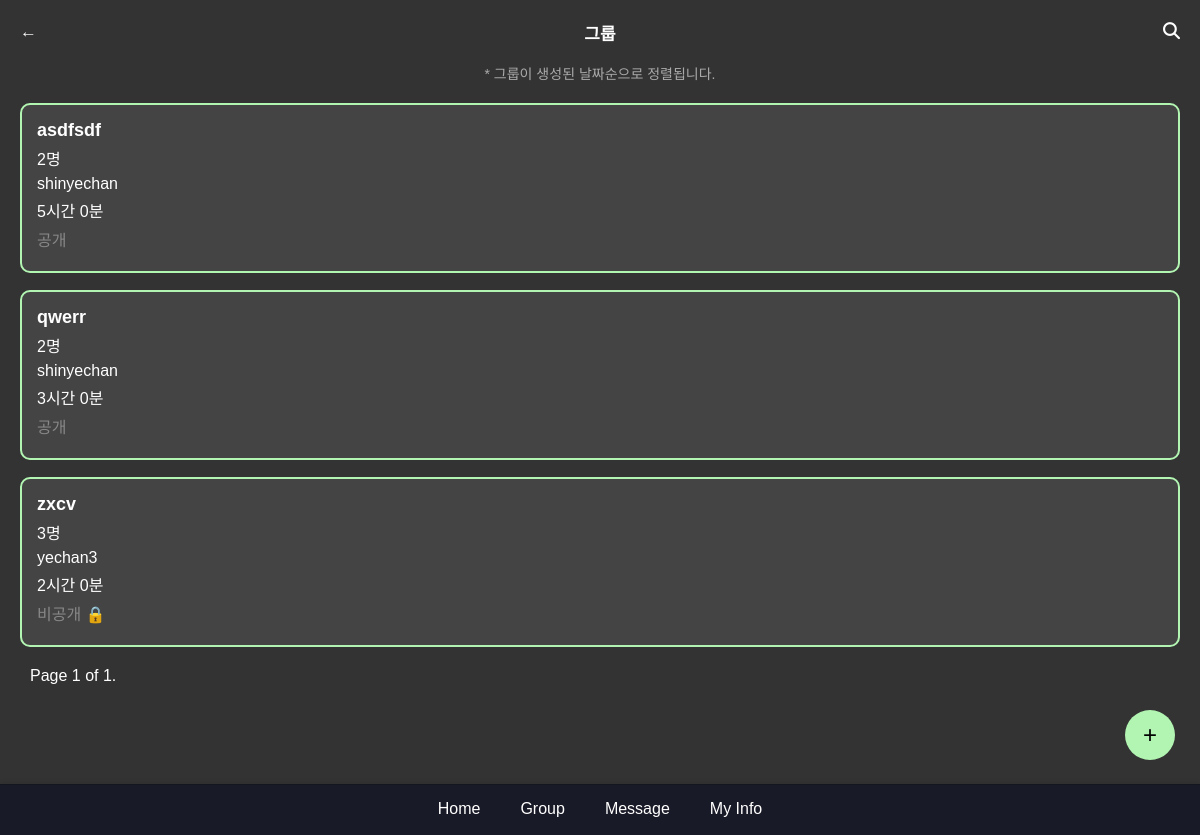
Before: /group/allgroup/ (signed in) with the older database file.
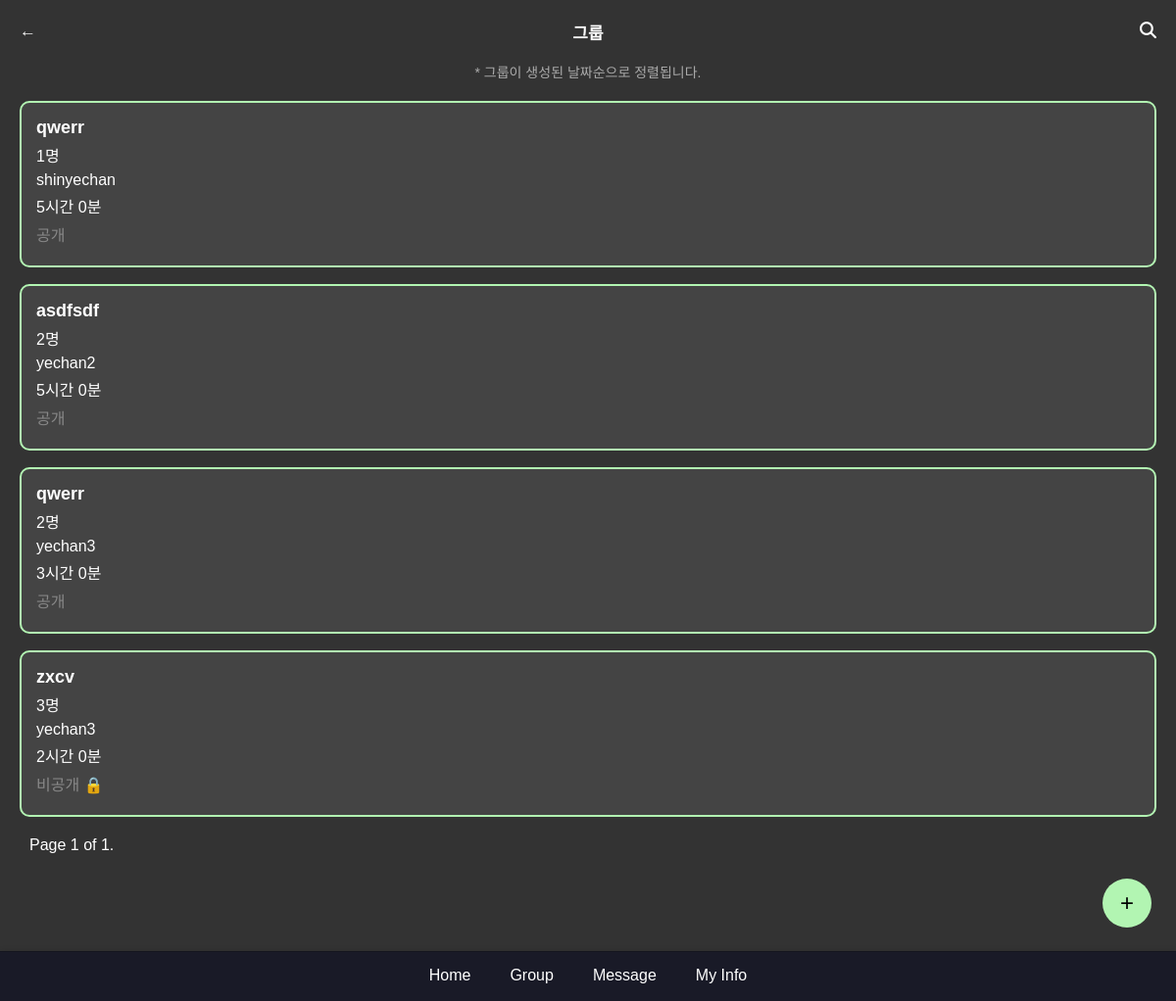
After: the same page with the newer database file.
### group/models.py (models this page shows, shortened)
class Group(models.Model):
    title = models.CharField(max_length=100)
    goals = models.IntegerField(default=0, help_text='목표 시간을 분 단위로 입력해주세요')
    master = models.ForeignKey(settings.AUTH_USER_MODEL, related_name='mastered_groups', on_delete=models.CASCADE)
    users = models.ManyToManyField(settings.AUTH_USER_MODEL, related_name='user_groups')
    password = models.CharField(max_length=128, blank=True, null=True)
    information = models.TextField(blank=True, null=True)
    is_private = models.BooleanField(default=False)
    created_at = models.DateTimeField(auto_now_add=True)

### main/models.py (models this page shows)
class CustomUser(AbstractUser):
    following = models.ManyToManyField(
        "self", #User 인스턴스가 다른 인스턴스 참조
        verbose_name="팔로우 중인 사용자들",
        related_name="followers",
        symmetrical=False,
        through="relationship.Relationship"
    )
    top_apps = models.JSONField(default=dict, blank=True, null=True)
    total_screentimes = models.IntegerField(blank=True, null=True)

### group/views.py (the view)
# urls.py: path('allgroup/', views.all_group, name='all_group'),
@login_required
def all_group(request):
    groups = Group.objects.all().order_by('-created_at')
    paginator = Paginator(groups, 10)  # 페이지당 10개의 그룹을 표시
    page_number = request.GET.get('page')
    page_obj = paginator.get_page(page_number)
    user = request.user
    if request.method == 'POST':
        form = GroupForm(request.POST)
        if form.is_valid():
            group = form.save(commit=False)
            group.master = user
            group.save()
            group.users.add(user)
            return redirect('group_room', group_id=group.id)
    else:
        form = GroupForm()
    return render(request, 'group/all_group.html', {'page_obj': page_obj, 'form': form})

### main/templatetags/time_filters.py (called while the page is built)
@register.filter
def display_time(total_minutes):
    try:
        total_minutes = int(total_minutes)
        hours = total_minutes // 60
        minutes = total_minutes % 60
        return f"{hours}시간 {minutes}분"
    except (ValueError, TypeError):
        return "Invalid time"

### group/templates/group/all_group.html (shortened to what this page needs)
{% extends 'base.html' %} {% load static %} {% block extra_css %}<link
  rel="stylesheet"
  href="{% static 'css/group.css' %}"
/>{% endblock %} {% block content %}
<div class="groupAddContainer">
  <div class="groupDiv">
    <header class="groupAddHeader">
      <a
        href="{% url 'my_group' %}"
        class="groupAdd-back-button"
        id="cancelButton"
        >←</a
      >
      <a class="groupAddTitle">그룹</a>
      <a href="{% url 'search_group' %}" class="groupAdd-search-button">
        <i class="fas fa-search"></i>
      </a>
    </header>
    <button class="add-button" onclick="openAddOverlay()">+</button>
    <p class="groupAddNotice">* 그룹이 생성된 날짜순으로 정렬됩니다.</p>
    {% if page_obj.object_list %}
    <div class="groupAdd-list">
      {% for group in page_obj %}
      <a href="{% url 'account_group' group.id %}" class="groupAdd-item">
        <h2>{{ group.title }}</h2>
        <p>{{ group.users.count }}명</p>
        <p>{{ group.master.username }}</p>
        {% load time_filters %}
        <p>{{ group.goals|display_time}}</p>
        <p class="private">
          {% if group.is_private %}비공개 🔒{% else %}공개{% endif %}
        </p>
      </a>
      {% endfor %}
    </div>
    <div class="pagination">
      <span class="step-links">
        <span class="current">
          Page {{ page_obj.number }} of {{ page_obj.paginator.num_pages }}.
        </span>
      </span>
    </div>
  </div>
</div>
{% else %}
<p class="wlsakr">생성된 그룹이 없습니다. 그룹을 만들어 주세요.</p>
{% endif %}
{% endblock %}

Changed rows visible on the page:
added Group: title "qwerr", users.count "1", master.username "shinyechan", goals|display_time "5시간 0분", is_private "공개"
changed Group "asdfsdf": master.username "shinyechan" → "yechan2"
changed Group "3시간 0분": master.username "shinyechan" → "yechan3"
